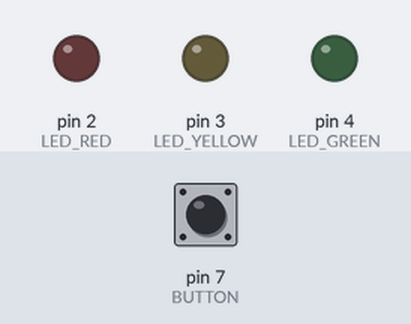
Simulated run of this sketch. Board: Arduino Uno, built with avr-gcc and run on an emulated ATmega328P. Parts: output pins drawn as LEDs (lit = HIGH). The test bench sets the inputs (shaded band); at power-on: pin 7 (BUTTON) HIGH.

Above: at 0.1 s.
At 5.1 s:
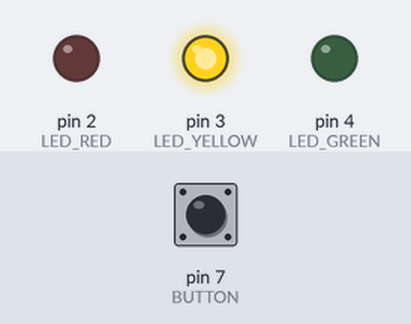
At 80.1 s:
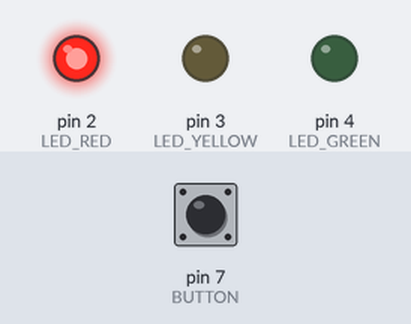
Timing chart, 0 to 81.6 s (numbered marks = the images above):
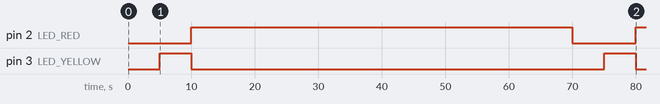

Measured:
- by itself, pin 2 (LED_RED): LOW → HIGH at 10.0 s, → LOW 60.0 s later, → HIGH 10.0 s later
- by itself, pin 3 (LED_YELLOW): alternates HIGH for 5.0 s and LOW for 65.0 s

The sketch:

Semaforo_inteligente.ino
```cpp
// Name the pins

int LED_RED = 2;
int LED_YELLOW = 3;
int LED_GREEN = 4;
int BUTTON = 7;

void setup () {
  pinMode(LED_RED, OUTPUT);
  pinMode(LED_YELLOW, OUTPUT);
  pinMode(LED_GREEN, OUTPUT);
  pinMode(BUTTON, INPUT);
}

void loop (){
  if(digitalRead(BUTTON) == LOW) {
    digitalWrite(LED_GREEN, HIGH);
  }
  else if(digitalRead(BUTTON) == HIGH) {
    delay(5000); // 1s = 1000ms
    digitalWrite(LED_GREEN, LOW);
    digitalWrite(LED_YELLOW, HIGH);
    delay(5000);
    digitalWrite(LED_YELLOW, LOW);
    digitalWrite(LED_RED, HIGH);
    delay(60000);
    digitalWrite(LED_RED, LOW);
  }
}
```
